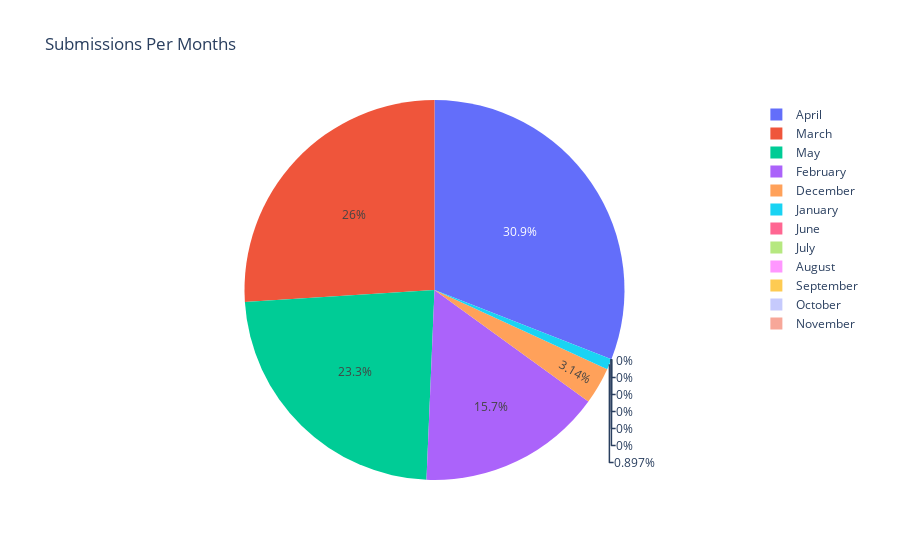

Here is the notebook cell this chart was saved with:
### Code cell
q1 = correct_hours.copy()
q1['Month_Submitted'] = q1['Timestamp'].apply(lambda x: x.month)

month_names = ['January', 'February', 'March', 'April', 'May', 'June', 'July', 'August', 'September', 'October', 'November', 'December']

months = {
    1: 0,
    2: 0,
    3: 0,
    4: 0,
    5: 0,
    6: 0,
    7: 0,
    8: 0,
    9: 0,
    10: 0,
    11: 0,
    12: 0
}

for each_month in months.keys():
    months[each_month] = len(q1[q1['Month_Submitted'] == each_month])

px.pie(values=months.values(), names=month_names, title="Submissions Per Months")

### Figure 1 — Plotly figure (JSON) as saved in the notebook; plotly's stock layout.template omitted (floating-point values rounded to 4 significant figures)
{"data": [{"domain": {"x": [0, 1], "y": [0, 1]}, "hovertemplate": "label=%{label}<br>value=%{value}<extra></extra>", "labels": ["January", "February", "March", "April", "May", "June", "July", "August", "September", "October", "November", "December"], "legendgroup": "", "name": "", "showlegend": true, "type": "pie", "values": [2, 35, 58, 69, 52, 0, 0, 0, 0, 0, 0, 7]}], "layout": {"legend": {"tracegroupgap": 0}, "title": {"text": "Submissions Per Months"}}}
